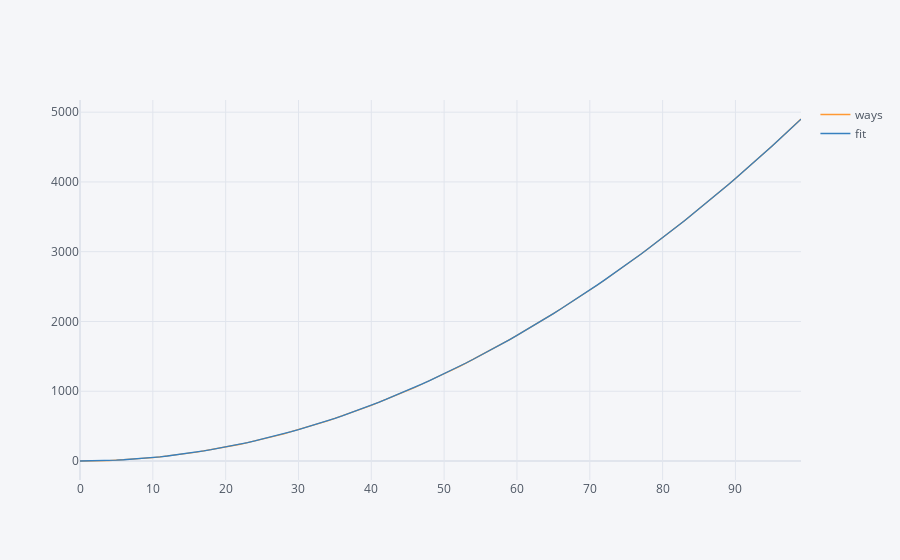

Notebook cell for this chart:
### Markdown cell above
#### Curve Fit for n = 3

$w = \frac{k^2}{2}$

### Code cell
df3['fit']=df3['k']**2/2
df3.iplot(x='k')

### Figure 1 — Plotly figure (JSON) as saved in the notebook; plotly's stock layout.template omitted (floating-point values rounded to 4 significant figures)
{"data": [{"line": {"color": "rgba(255, 153, 51, 1.0)", "dash": "solid", "shape": "linear", "width": 1.3}, "mode": "lines", "name": "ways", "text": "", "type": "scatter", "x": [0, 1, 2, 3, 4, 5, 6, 7, 8, 9, 10, 11, 12, 13, 14, 15, 16, 17, 18, 19, 20, 21, 22, 23, 24, 25, 26, 27, 28, 29, 30, 31, 32, 33, 34, 35, 36, 37, 38, 39, 40, 41, 42, 43, 44, 45, 46, 47, 48, 49, 50, 51, 52, 53, 54, 55, 56, 57, 58, 59, 60, 61, 62, 63, 64, 65, 66, 67, 68, 69, 70, 71, 72, 73, 74, 75, 76, 77, 78, 79, 80, 81, 82, 83, 84, 85, 86, 87, 88, 89, 90, 91, 92, 93, 94, 95, 96, 97, 98, 99], "y": [0, 0, 0, 6, 6, 12, 18, 24, 30, 42, 48, 60, 72, 84, 96, 114, 126, 144, 162, 180, 198, 222, 240, 264, 288, 312, 336, 366, 390, 420, 450, 480, 510, 546, 576, 612, 648, 684, 720, 762, 798, 840, 882, 924, 966, 1014, 1056, 1104, 1152, 1200, 1248, 1302, 1350, 1404, 1458, 1512, 1566, 1626, 1680, 1740, 1800, 1860, 1920, 1986, 2046, 2112, 2178, 2244, 2310, 2382, 2448, 2520, 2592, 2664, 2736, 2814, 2886, 2964, 3042, 3120, 3198, 3282, 3360, 3444, 3528, 3612, 3696, 3786, 3870, 3960, 4050, 4140, 4230, 4326, 4416, 4512, 4608, 4704, 4800, 4902]}, {"line": {"color": "rgba(55, 128, 191, 1.0)", "dash": "solid", "shape": "linear", "width": 1.3}, "mode": "lines", "name": "fit", "text": "", "type": "scatter", "x": [0, 1, 2, 3, 4, 5, 6, 7, 8, 9, 10, 11, 12, 13, 14, 15, 16, 17, 18, 19, 20, 21, 22, 23, 24, 25, 26, 27, 28, 29, 30, 31, 32, 33, 34, 35, 36, 37, 38, 39, 40, 41, 42, 43, 44, 45, 46, 47, 48, 49, 50, 51, 52, 53, 54, 55, 56, 57, 58, 59, 60, 61, 62, 63, 64, 65, 66, 67, 68, 69, 70, 71, 72, 73, 74, 75, 76, 77, 78, 79, 80, 81, 82, 83, 84, 85, 86, 87, 88, 89, 90, 91, 92, 93, 94, 95, 96, 97, 98, 99], "y": [0, 0.5, 2, 4.5, 8, 12.5, 18, 24.5, 32, 40.5, 50, 60.5, 72, 84.5, 98, 112.5, 128, 144.5, 162, 180.5, 200, 220.5, 242, 264.5, 288, 312.5, 338, 364.5, 392, 420.5, 450, 480.5, 512, 544.5, 578, 612.5, 648, 684.5, 722, 760.5, 800, 840.5, 882, 924.5, 968, 1012.0, 1058, 1104.0, 1152, 1200.0, 1250, 1300.0, 1352, 1404.0, 1458, 1512.0, 1568, 1624.0, 1682, 1740.0, 1800, 1860.0, 1922, 1984.0, 2048, 2112.0, 2178, 2244.0, 2312, 2380.0, 2450, 2520.0, 2592, 2664.0, 2738, 2812.0, 2888, 2964.0, 3042, 3120.0, 3200, 3280.0, 3362, 3444.0, 3528, 3612.0, 3698, 3784.0, 3872, 3960.0, 4050, 4140.0, 4232, 4324.0, 4418, 4512.0, 4608, 4704.0, 4802, 4900.0]}], "layout": {"legend": {"bgcolor": "#F5F6F9", "font": {"color": "#4D5663"}}, "paper_bgcolor": "#F5F6F9", "plot_bgcolor": "#F5F6F9", "title": {"font": {"color": "#4D5663"}}, "xaxis": {"gridcolor": "#E1E5ED", "showgrid": true, "tickfont": {"color": "#4D5663"}, "title": {"font": {"color": "#4D5663"}, "text": ""}, "zerolinecolor": "#E1E5ED"}, "yaxis": {"gridcolor": "#E1E5ED", "showgrid": true, "tickfont": {"color": "#4D5663"}, "title": {"font": {"color": "#4D5663"}, "text": ""}, "zerolinecolor": "#E1E5ED"}}}
